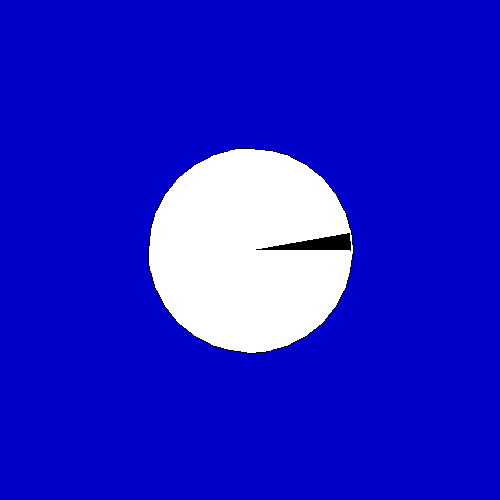
Frame 1 (no input)
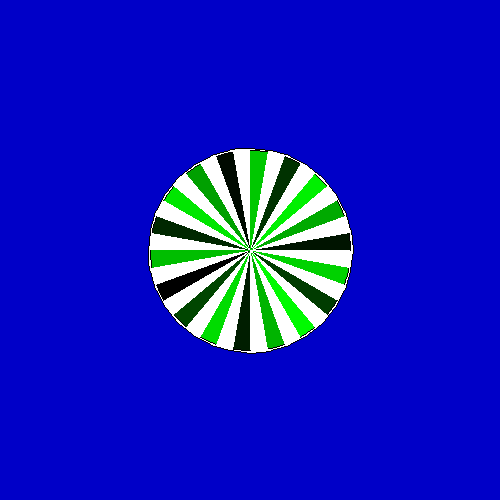
Frame 60 (the mouse pressed at the canvas centre just before this capture)
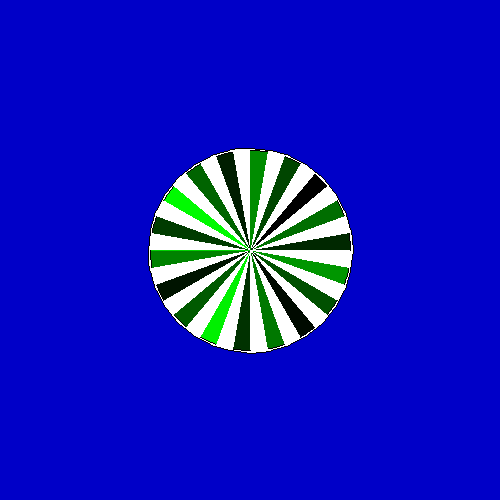
Frame 120 (the mouse held since frame 60 and released just before this capture)

The Processing sketch that drew these frames (run headless with seeded random() and noise(); from frame 60 on, the mouse is pressed at the canvas centre):

// Processing sketch: animacja1b
// ── animacja1b.pde
//Program Processingu w trybie 2 - z widocznymi funkcjami
//-////////////////////////////////////////////////////////

void setup() //Jest wykonywane raz - po uruchomieniu
{
  size(500,500);
  background(0,0,200); //rgB
  noSmooth(); //Bez antyaliasingu
  ellipse(250, 250, 205, 205);
}

//for(int i=0;i<inf;i+=10)
int i=0,j=0; //dwa różne liczniki...
void draw() //Jest wykonywane w niewidocznej pętli
{
  if(i>255)
    i=0;
  fill(0,i,0); //rGb
  arc(250, 250, 200, 200, radians(j-10),radians(j));
  i+=10;
  j+=100;
}

// https://github.com/borkowsk/bookProcessingPL
